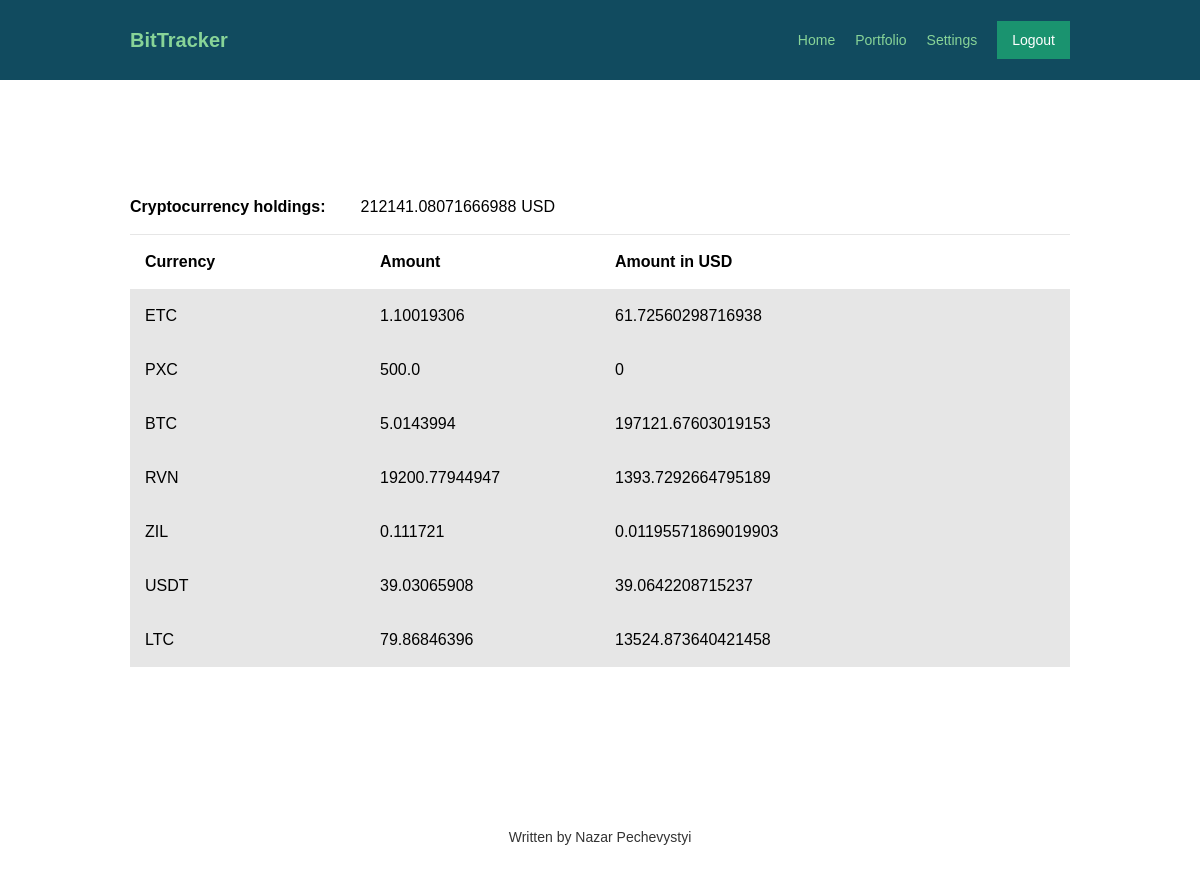
The page /portfolio (signed in) on the database its author committed.
### tracker/models.py (models this page shows, shortened)
class Crypto(models.Model):
    symbol = models.CharField(max_length=10, primary_key=True)
    name = models.CharField(max_length=32)

class Balance(models.Model):
    crypto = models.ForeignKey(Crypto, on_delete=models.CASCADE)
    amount = models.FloatField(null=True, blank=True)
    date = models.DateTimeField(auto_now=True)
    class Meta:
        abstract = True

class ExchangeBalance(Balance):
    exchange_account = models.ForeignKey(ExchangeAccount, on_delete=models.CASCADE)

### tracker/views.py (the view)
# urls.py: path('portfolio', views.portfolio, name='portfolio'),
def portfolio(request):
    user = UserAccount.objects.get(user=request.user)
    balance = get_user_balance(user)
    holdings = 0
    for val in balance.values():
        holdings += val['amount_fiat']
    return render(request, 'portfolio.html', context={'balance': balance, 'holdings': holdings})

### tracker/templates/portfolio.html (shortened to what this page needs)
{% extends "base.html" %}
{% block content %}
    <div class="table__wrapper">
        <div class="title-block">
            <div class="title-text"><strong>Cryptocurrency holdings:</strong></div>
            <div class="title-text">{{ holdings }}</div>
            <div class="title-text">USD</div>
        </div>
        <div class="table-point">
            <div class="column">
                <div class="title-text"><strong>Currency</strong></div>
            </div>
            <div class="column">
                <div class="title-text"><strong>Amount</strong></div>
            </div>
            <div class="column">
                <div class="title-text"><strong>Amount in USD</strong></div>
            </div>
        </div>
        {% for crypto, data in balance.items %}
        <div class="table-point grey">
            <div class="column">
                <div class="title-text">{{ crypto.symbol }}</div>
            </div>
            <div class="column">
                <div class="title-text">{{ data.amount }}</div>
            </div>
            <div class="column">
                <div class="title-text">{{ data.amount_fiat }}</div>
            </div>
        </div>
        {% endfor %}
    </div>
{% endblock %}

### tracker/templates/base.html (shortened to what this page needs)
<!DOCTYPE html>
<html data-wf-page="60b5f42e18d38e7ea90a985f" data-wf-site="60b5f42e18d38e31650a985e" lang="en">
<head>
    {% load static %}
    <link href="{% static 'css/normalize.css' %}" rel="stylesheet" type="text/css">
    <link href="{% static 'css/webflow.css' %}" rel="stylesheet" type="text/css">
    <link href="{% static 'css/bittracker.css' %}" rel="stylesheet" type="text/css">
</head>
<body>
<header id="nav" class="sticky-nav">
    <nav class="w-container">
        <ul role="list" class="nav-grid w-list-unstyled">
            <li id="w-node-_7c6dec11-39cd-a187-c47d-a0199d4d9470-a90a985f" class="list-item">BitTracker</li>
            <li>
                <a href="{% url 'home' %}" class="nav-link">Home</a>
            </li>
            {% if user.is_authenticated %}
                <li>
                    <a href="{% url 'portfolio' %}" class="nav-link">Portfolio</a>
                </li>
                <a href="{% url 'settings' %}" class="nav-link">Settings</a>
                <li>
                    <a href="{% url 'logout' %}" class="button w-button">Logout</a>
                </li>
            {% else %}
                <li>
                    <a href="{% url 'login' %}" class="button w-button">Login</a>
                </li>
            {% endif %}
        </ul>
    </nav>
</header>
<div class="main">
    <main id="main-content" class="main-content">
        <div class="w-container">
            {% block content %}{% endblock %}
        </div>
    </main>
</div>
<footer id="footer" class="footer">
    <div class="w-container">
        <div>Written by Nazar Pechevystyi<br></div>
    </div>
</footer>
</body>
</html>

### tracker/static/css/webflow.css (style rules this page uses)
* { -webkit-box-sizing: border-box; -moz-box-sizing: border-box; box-sizing: border-box; }
html { height: 100%; }
body { margin: 0; min-height: 100%; background-color: #fff; font-family: Arial, sans-serif; font-size: 14px; line-height: 20px; color: #333; }
.w-button { display: inline-block; padding: 9px 15px; background-color: #3898EC; color: white; border: 0; line-height: inherit; text-decoration: none; cursor: pointer; border-radius: 0; }
ul, ol { margin-top: 0px; margin-bottom: 10px; padding-left: 40px; }
.w-list-unstyled { padding-left: 0; list-style: none; }
.w-container { margin-left: auto; margin-right: auto; max-width: 940px; }
.w-container:before, .w-container:after { content: " "; display: table; grid-column-start: 1; grid-row-start: 1; grid-column-end: 2; grid-row-end: 2; }
.w-container:after { clear: both; }

### tracker/static/css/bittracker.css (style rules this page uses)
.main-content { padding-top: 100px; padding-bottom: 100px; }
.footer { padding-top: 60px; padding-bottom: 40px; -webkit-box-align: start; -webkit-align-items: flex-start; -ms-flex-align: start; align-items: flex-start; text-align: center; }
.list-item { font-size: 20px; font-weight: 700; }
.sticky-nav { position: -webkit-sticky; position: sticky; top: 0px; z-index: 1; display: block; padding: 20px; background-color: #114b5f; }
.nav-grid { display: -ms-grid; display: grid; width: 100%; margin: 0px; padding: 0px; -webkit-box-pack: start; -webkit-justify-content: start; -ms-flex-pack: start; justify-content: start; -webkit-box-align: center; -webkit-align-items: center; -ms-flex-align: center; align-items: center; -webkit-align-content: stretch; -ms-flex-line-pack: stretch; align-content: stretch; grid-auto-flow: column; grid-auto-columns: -webkit-max-content; grid-auto-columns: max-content; grid-column-gap: 20px; grid-row-gap: 20px; -ms-grid-columns: 1fr -webkit-max-content -webkit-max-content -webkit-max-content; -ms-grid-columns: 1fr max-content max-content max-content; grid-template-columns: 1fr -webkit-max-content -webkit-max-content -webkit-max-content; grid-template-columns: 1fr max-content max-content max-content; -ms-grid-rows: auto; grid-template-rows: auto; color: #88d498; }
.nav-link { position: static; display: block; margin-right: 0px; margin-left: 0px; padding: 10px 0px; float: none; color: #88d498; text-decoration: none; }
.button { background-color: #1a936f; }
#w-node-_7c6dec11-39cd-a187-c47d-a0199d4d9470-a90a985f { -ms-grid-column-align: start; justify-self: start; }
.table__wrapper { display: -webkit-box; display: -webkit-flex; display: -ms-flexbox; display: flex; -webkit-box-orient: vertical; -webkit-box-direction: normal; -webkit-flex-direction: column; -ms-flex-direction: column; flex-direction: column; -webkit-box-align: stretch; -webkit-align-items: stretch; -ms-flex-align: stretch; align-items: stretch; }
.title-block { display: -webkit-box; display: -webkit-flex; display: -ms-flexbox; display: flex; padding-top: 15px; padding-right: 25px; padding-bottom: 15px; -webkit-box-align: center; -webkit-align-items: center; -ms-flex-align: center; align-items: center; border-bottom: 1px solid #e6e6e6; }
.title-text { display: inline; color: #000; font-size: 16px; line-height: 24px; }
.table-point { display: -webkit-box; display: -webkit-flex; display: -ms-flexbox; display: flex; -webkit-box-align: center; -webkit-align-items: center; -ms-flex-align: center; align-items: center; }
.table-point.grey { background-color: #e6e6e6; }
.column { width: 25%; padding: 15px; }

### rows shown on the page
Crypto: symbol "ETC", amount "1.10019306", amount_fiat "61.72560298716938"
Crypto: symbol "PXC", amount "500.0", amount_fiat "0"
Crypto: symbol "BTC", amount "5.0143994", amount_fiat "197121.67603019153"
Crypto: symbol "RVN", amount "19200.77944947", amount_fiat "1393.7292664795189"
Crypto: symbol "ZIL", amount "0.111721", amount_fiat "0.01195571869019903"
Crypto: symbol "USDT", amount "39.03065908", amount_fiat "39.0642208715237"
Crypto: symbol "LTC", amount "79.86846396", amount_fiat "13524.873640421458"

### other values the page prints
{{ holdings }} "212141.08071666988"
